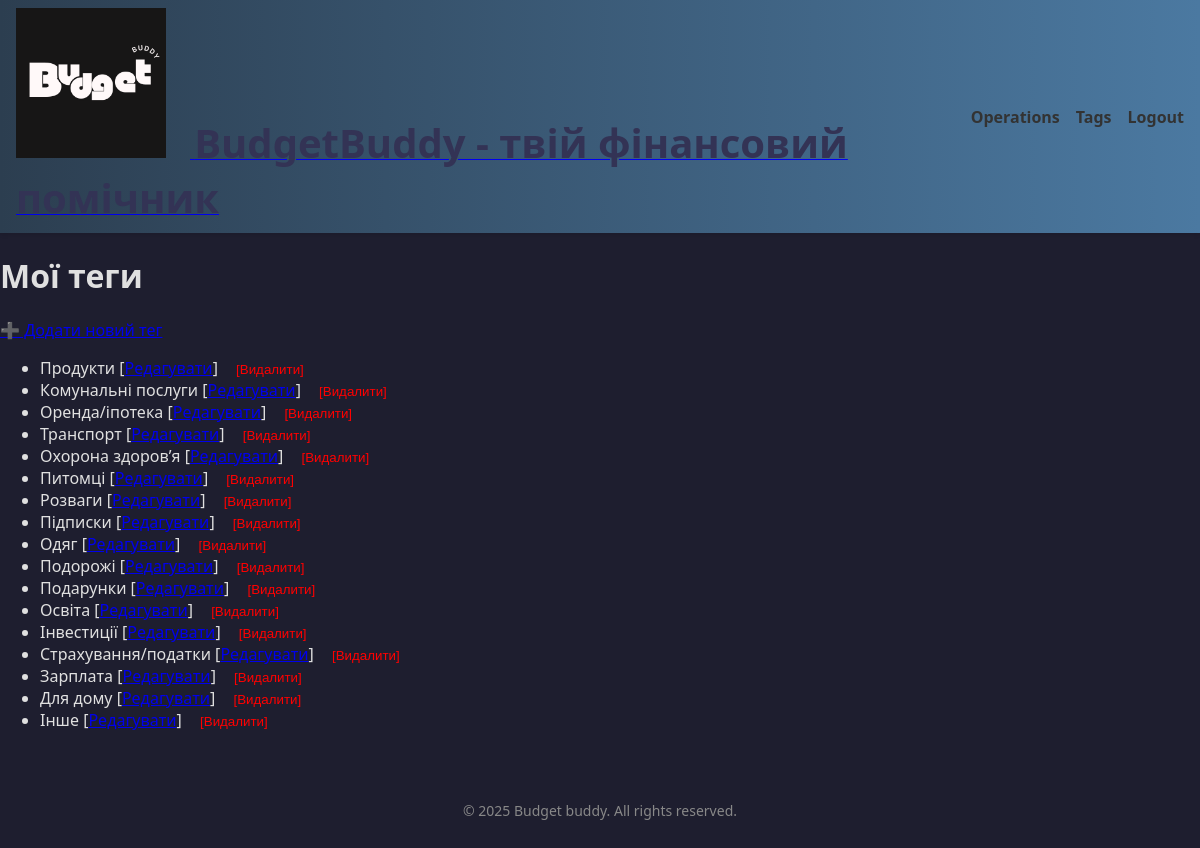
The page /tags/ (signed in) on the database its author committed.
### apps/core/models/tag.py (models this page shows, shortened)
class Tag(TimeStampedModel):
    id = models.AutoField(primary_key=True)
    name = models.CharField(max_length=50)
    user = models.ForeignKey(settings.AUTH_USER_MODEL, on_delete=models.CASCADE, null=True, blank=True,
                             related_name='tags')

### apps/core/views.py (the view)
# urls.py: path('tags/', views.tag_list, name='tag_list'),
@login_required
@require_http_methods(['GET'])
def tag_list(request):
    tags = Tag.objects.filter(user=request.user)
    return render(request, 'core/pages/tag_list.html', {
        'tags': tags,
    })

### apps/core/templates/core/pages/tag_list.html (shortened to what this page needs)
{% extends "base.html" %}
{% block content %}
    <h1>Мої теги</h1>
    <a href="{% url 'core:tag_add' %}">➕ Додати новий тег</a>
    <ul>
        {% for tag in tags %}
            <li>
                {{ tag.name }}
                [<a href="{% url 'core:tag_edit' tag.pk %}">Редагувати</a>]
                <form
                        action="{% url 'core:tag_delete' tag.pk %}"
                        method="post"
                        style="display:inline; margin-left:0.5rem;"
                >
                    <button type="submit"
                            style="background:none; border:none; color:red; cursor:pointer;">
                        [Видалити]
                    </button>
                </form>
            </li>
        {% empty %}
            <li>Поки що немає жодного тегу.</li>
        {% endfor %}
    </ul>
{% endblock %}

### static/styles.css (style rules this page uses)
html, body { height: 100%; margin: 0; padding: 0; font-family: 'Segoe UI', sans-serif; font-size: 16px; background-color: #1e1e2f; color: #e0e0e0; }
body { display: flex; flex-direction: column; min-height: 100vh; }

### rows shown on the page
Tag: name "Продукти"
Tag: name "Комунальні послуги"
Tag: name "Оренда/іпотека"
Tag: name "Транспорт"
Tag: name "Охорона здоров’я"
Tag: name "Питомці"
Tag: name "Розваги"
Tag: name "Підписки"
Tag: name "Одяг"
Tag: name "Подорожі"
Tag: name "Подарунки"
Tag: name "Освіта"
Tag: name "Інвестиції"
Tag: name "Страхування/податки"
Tag: name "Зарплата"
Tag: name "Для дому"
Tag: name "Інше"
